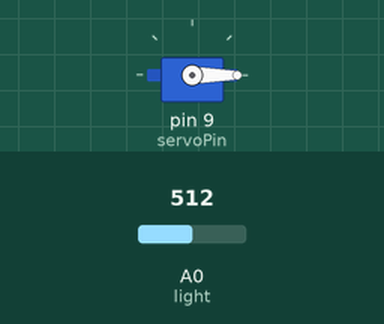
Bench run of a sketch on a simulated Arduino Uno, built with avr-gcc and run on an emulated ATmega328P. Parts: servo. The inputs (shaded band) are chosen by the test bench; at power-on: A0 (light) = 512. What the sketch prints to the serial monitor is not drawn.

Above: at 1.1 s.
At 3.3 s:
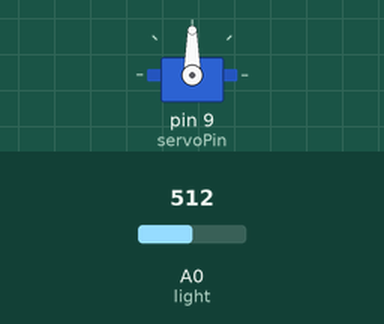
3.4 s: A0 (light) set to 710
At 4.7 s:
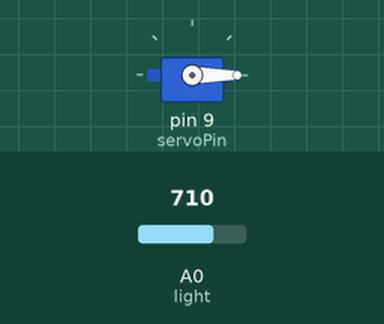
10.2 s: A0 (light) set to 690
17.0 s: A0 (light) set to 716
Timing chart, 0 to 29.8 s (numbered marks = the images above; inputs shaded):
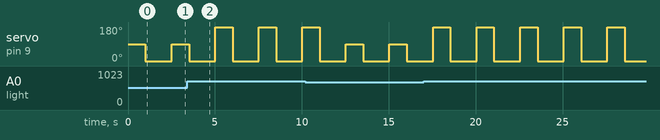

Measured:
- by itself, servo on pin 9 (servoPin): alternates 180° for 1.0 s and 0° for 1.5 s

The sketch:

cb_AnhSang.ino
```cpp
#include <Servo.h>
Servo myServo;           // Tạo đối tượng servo
int servoPin = 9;        // Chân điều khiển servo
int light = A0;
int val = 0;
void setup() {
  myServo.attach(servoPin); // Gắn servo vào chân số 9
  myServo.write(0);         // Khởi tạo góc servo ở 0 độ
  Serial.begin(9600);       // Khởi động giao tiếp Serial để debug
}

void loop() {
  val = analogRead(light);
  Serial.print("Giá trị LIGHT: ");
  Serial.println(val);
  if (val < 700) {
    Serial.println("Servo quay đến 90 độ rồi về 0 độ");
    myServo.write(90); // Quay đến 90 độ
    delay(1000);       // Giữ ở vị trí 90 độ trong 1 giây
    myServo.write(0);  // Quay về 0 độ
    delay(1000);       // Giữ ở vị trí 0 độ trong 1 giây
  } else {
    Serial.println("Servo quay đến 180 độ rồi về 0 độ");
    myServo.write(180); // Quay đến 180 độ
    delay(1000);        // Giữ ở vị trí 180 độ trong 1 giây
    myServo.write(0);   // Quay về 0 độ
    delay(1000);        // Giữ ở vị trí 0 độ trong 1 giây
  }
  delay(500); // Đợi 0.5 giây trước khi lặp lại
} 
```
